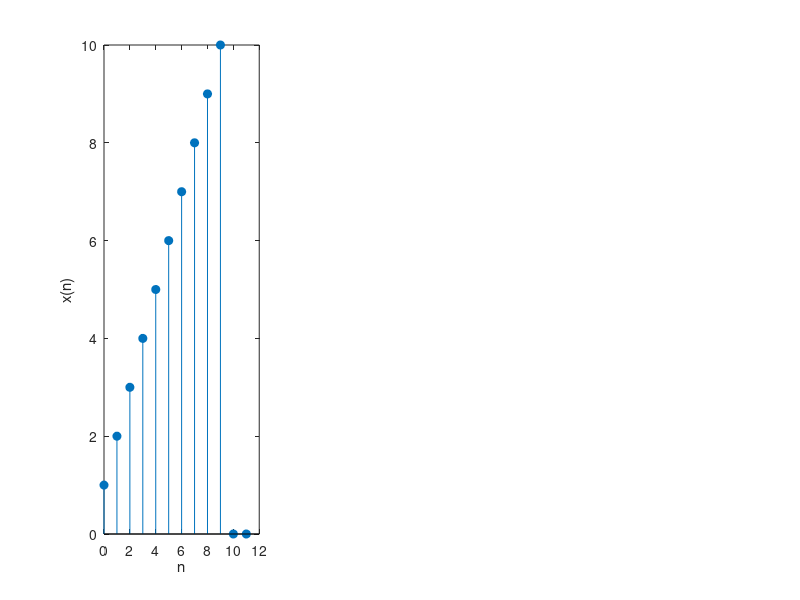

The MATLAB script that drew this image: (Note: this script raises an error after producing the figure.)
clear all;
close all;
clc;
n=0:9;
N=4;
x=n+1;
Lenx=length(x);
h=[1 0 -1];
M=length(h);
M1=M-1;
L=N+M-1;
hz=[h zeros(1,L-M)]; %Appending N-M Zeros
nhz=0:length(hz)-1;
K=ceil(Lenx/N);
xx=[x zeros(1,N*K-Lenx)]; %Preappending M-1 Zeros
nxx=0:length(xx)-1;
y=zeros(K,N);
for i=0:K-1
xi=xx(i*N+1:N*(i+1));
xr=[xi zeros(1,M1)];
for j=0:L-1
m=0:L-1;
n1=mod(j-m,L);
hs=hz(n1+1);
xh=xr.*hs;
y(i+1,j+1)=sum(xh);
end
end
yy=[]; %Adding Last M-1 Samples
for i=1:K-1;
y(i,:)=[y(i,1:N) y(i,N+1:L)+y(i+1,1:M1)];
end
yy=[y(1,1:L) y(2,M:L) y(3,M:L-M1)];
ny=0:length(yy)-1;
subplot(1,3,1);
stem(nxx,xx,'filled');
xlabel('n');
ylabel('x(n)');
subtitle('x(n)');
title("Using overlap add method");
subplot(1,3,2);
stem(nhz,hz,'filled');
xlabel('n');
ylabel('h(n)');
subtitle('h(n)');
subplot(1,3,3);
stem(ny,yy,'filled');
xlabel('n');
ylabel('y(n)');
subtitle('y(n)');